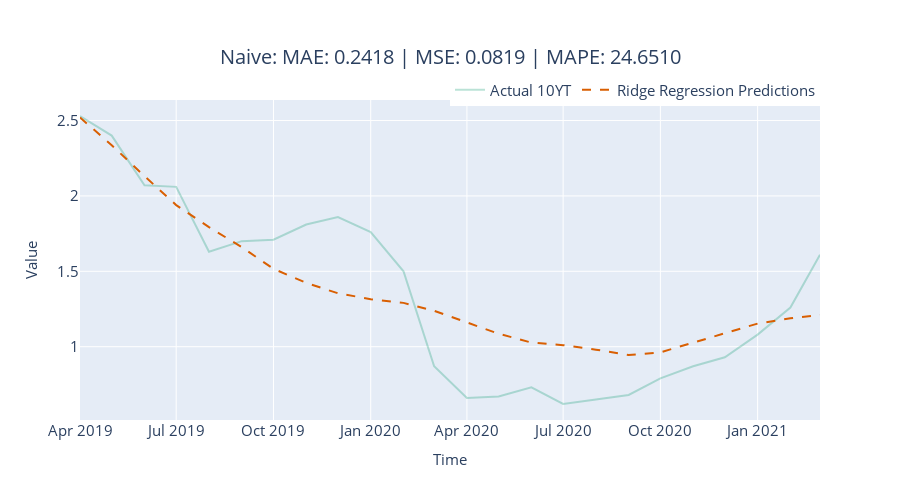

Source (notebook cell):
### Markdown cell above
# Ridge Regression

### Code cell
# initialize model 
model = RegressionModel(
    model=Ridge(),
    lags=look_back,
    lags_past_covariates=look_back,
    output_chunk_length=horizon
)

# fit model on training data 
model.fit(train_targ_sc, past_covariates=train_past_cov_sc)

# predict on validation data 
pred_sc = model.predict(horizon, series=val_targ_sc[:-horizon], past_covariates=val_past_cov_sc[:-horizon])

# evaluation
pred = targ_scaler.inverse_transform(pred_sc)
metrics = eval_model(pred, val_targ[-horizon:], 'Ridge Regression')
metric_record.append(metrics)

y_pred = format_y_pred(pred, "rr_predictions")
pred_df = pred_df.join(y_pred)

fig = plot_forecast(pred_df, forecast_columns=["rr_predictions"], forecast_display_names=['Ridge Regression Predictions'])
fig = format_plot(fig, title=f"Naive: MAE: {metrics['MAE']:.4f} | MSE: {metrics['MSE']:.4f} | MAPE: {metrics['MAPE']:.4f}")
fig.show()

### Figure 1 — Plotly figure (JSON) as saved in the notebook; plotly's stock layout.template omitted (floating-point values rounded to 4 significant figures)
{"data": [{"line": {"color": "rgba(27,158,119, 0.3)"}, "mode": "lines", "name": "Actual 10YT", "type": "scatter", "x": ["2019-04-01T00:00:00", "2019-05-01T00:00:00", "2019-06-01T00:00:00", "2019-07-01T00:00:00", "2019-08-01T00:00:00", "2019-09-01T00:00:00", "2019-10-01T00:00:00", "2019-11-01T00:00:00", "2019-12-01T00:00:00", "2020-01-01T00:00:00", "2020-02-01T00:00:00", "2020-03-01T00:00:00", "2020-04-01T00:00:00", "2020-05-01T00:00:00", "2020-06-01T00:00:00", "2020-07-01T00:00:00", "2020-08-01T00:00:00", "2020-09-01T00:00:00", "2020-10-01T00:00:00", "2020-11-01T00:00:00", "2020-12-01T00:00:00", "2021-01-01T00:00:00", "2021-02-01T00:00:00", "2021-03-01T00:00:00"], "y": [2.53, 2.4, 2.07, 2.06, 1.63, 1.7, 1.71, 1.81, 1.86, 1.76, 1.5, 0.87, 0.66, 0.67, 0.73, 0.62, 0.65, 0.68, 0.79, 0.87, 0.93, 1.08, 1.26, 1.61]}, {"line": {"color": "rgba(217,95,2, 1)", "dash": "dash"}, "mode": "lines", "name": "Ridge Regression Predictions", "type": "scatter", "x": ["2019-04-01T00:00:00", "2019-05-01T00:00:00", "2019-06-01T00:00:00", "2019-07-01T00:00:00", "2019-08-01T00:00:00", "2019-09-01T00:00:00", "2019-10-01T00:00:00", "2019-11-01T00:00:00", "2019-12-01T00:00:00", "2020-01-01T00:00:00", "2020-02-01T00:00:00", "2020-03-01T00:00:00", "2020-04-01T00:00:00", "2020-05-01T00:00:00", "2020-06-01T00:00:00", "2020-07-01T00:00:00", "2020-08-01T00:00:00", "2020-09-01T00:00:00", "2020-10-01T00:00:00", "2020-11-01T00:00:00", "2020-12-01T00:00:00", "2021-01-01T00:00:00", "2021-02-01T00:00:00", "2021-03-01T00:00:00"], "y": [2.52, 2.336, 2.131, 1.939, 1.793, 1.66, 1.517, 1.423, 1.354, 1.315, 1.291, 1.238, 1.161, 1.086, 1.027, 1.01, 0.9804, 0.9452, 0.9627, 1.026, 1.091, 1.153, 1.188, 1.21]}], "layout": {"autosize": false, "height": 500, "legend": {"font": {"size": 15}, "orientation": "h", "title": {}, "x": 1, "xanchor": "right", "y": 0.98, "yanchor": "bottom"}, "title": {"font": {"size": 20}, "text": "Naive: MAE: 0.2418 | MSE: 0.0819 | MAPE: 24.6510", "x": 0.5, "xanchor": "center", "yanchor": "top"}, "width": 900, "xaxis": {"autorange": true, "range": ["2019-04-01", "2021-03-01"], "tickfont": {"size": 15}, "title": {"font": {"size": 15}, "text": "Time"}, "type": "date"}, "yaxis": {"autorange": true, "range": [0.5139, 2.636], "tickfont": {"size": 15}, "title": {"font": {"size": 15}, "text": "Value"}, "type": "linear"}}}
